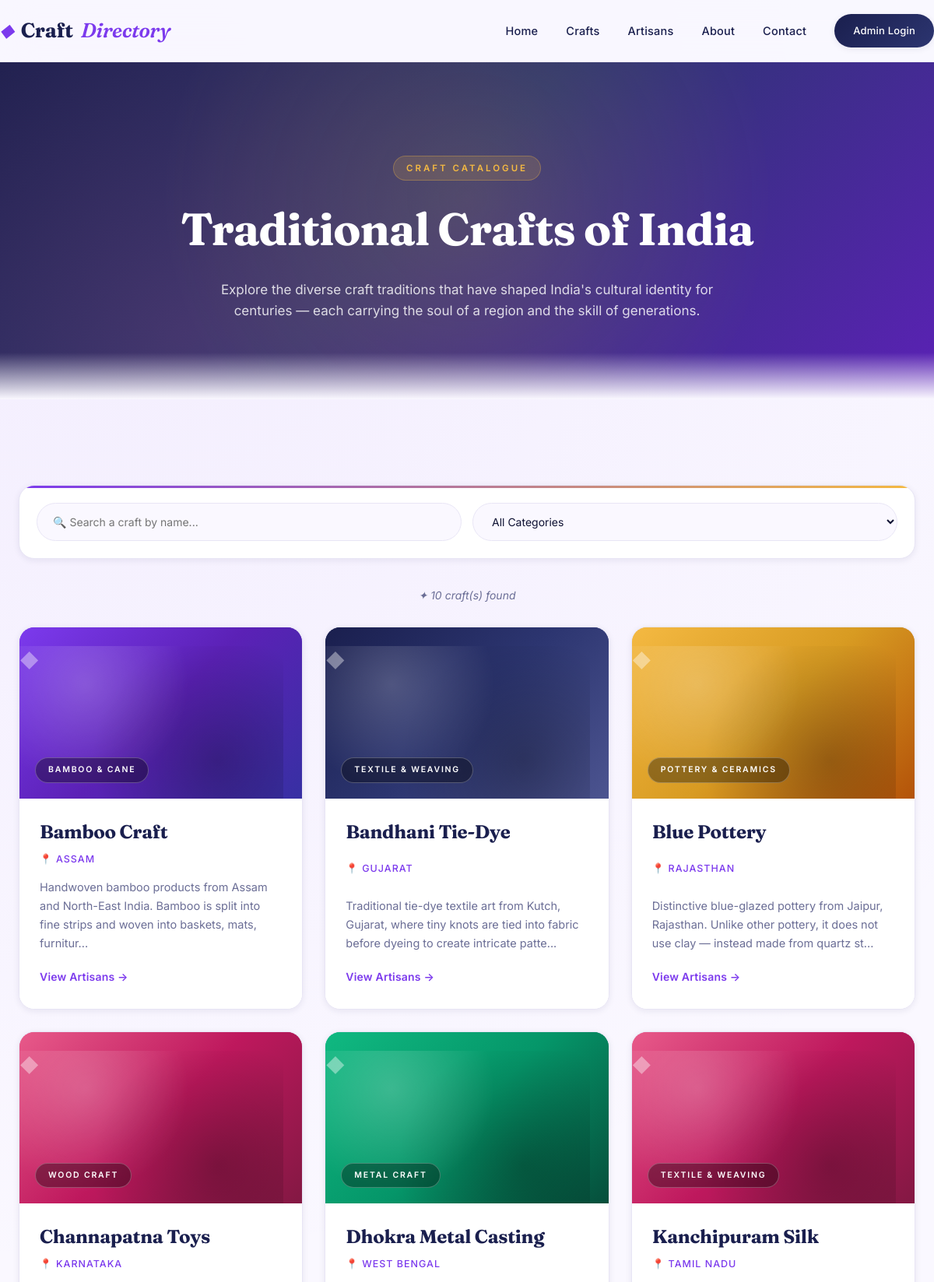
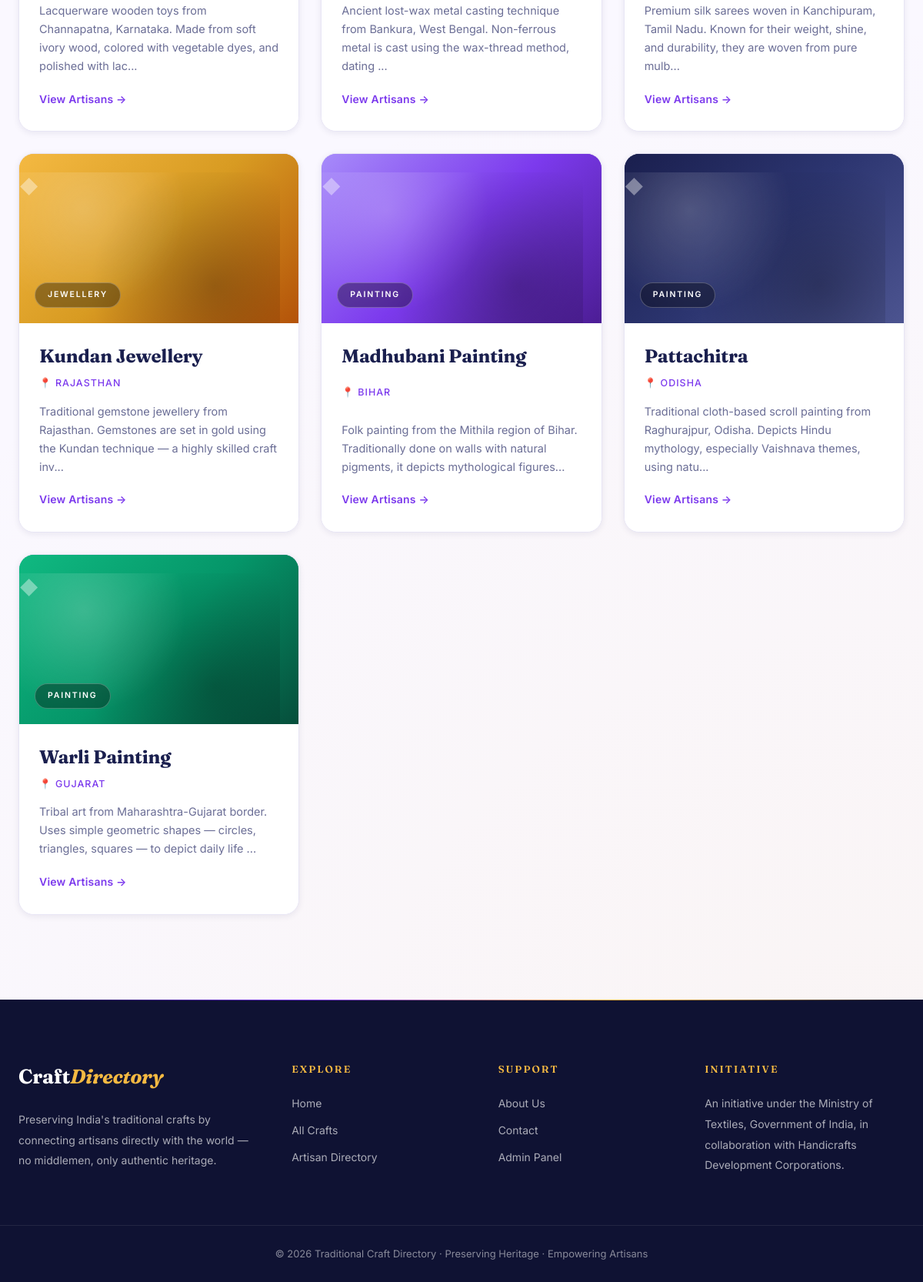
/crafts.php, run on the app's committed database (2 pictures, top to bottom).
### tables this page shows
CREATE TABLE crafts (
    id INT AUTO_INCREMENT PRIMARY KEY,
    craft_name VARCHAR(150) NOT NULL,
    category_id INT,
    region_id INT,
    description TEXT,
    image VARCHAR(255) DEFAULT NULL,
    created_at TIMESTAMP DEFAULT CURRENT_TIMESTAMP,
    FOREIGN KEY (category_id) REFERENCES categories(id) ON DELETE SET NULL,
    FOREIGN KEY (region_id) REFERENCES regions(id) ON DELETE SET NULL,
    INDEX idx_craft_category (category_id),
    INDEX idx_craft_region (region_id)
);

CREATE TABLE categories (
    id INT AUTO_INCREMENT PRIMARY KEY,
    category_name VARCHAR(100) NOT NULL,
    slug VARCHAR(120) NOT NULL UNIQUE
);

CREATE TABLE regions (
    id INT AUTO_INCREMENT PRIMARY KEY,
    state_name VARCHAR(100) NOT NULL,
    zone VARCHAR(50) NOT NULL,
    INDEX idx_zone (zone)
);

### crafts.php (the view, shortened to what this page needs)
<?php
include 'includes/db.php';
include 'includes/header.php';
$crafts = $conn->query("SELECT c.*, cat.category_name, r.state_name
                        FROM crafts c
                        LEFT JOIN categories cat ON c.category_id=cat.id
                        LEFT JOIN regions r ON c.region_id=r.id
                        ORDER BY c.craft_name");
?>
<section class="page-hero">
  <div class="container">
    <span class="eyebrow">Craft Catalogue</span>
    <h1>Traditional Crafts of India</h1>
    <p>Explore the diverse craft traditions that have shaped India's cultural identity for centuries — each carrying the soul of a region and the skill of generations.</p>
  </div>
</section>
<section class="section">
  <div class="container">
    <div class="filter-bar">
      <input type="text" id="craftSearch" placeholder="🔍 Search a craft by name...">
      <select id="categoryFilter">
        <option value="">All Categories</option>
      </select>
    </div>
    <p class="result-count" id="craftCount"></p>
    <div class="grid grid-3" id="craftGrid">
      <?php while($c = $crafts->fetch_assoc()): ?>
      <div class="card craft-card" data-category="<?= htmlspecialchars($c['category_name'] ?? '') ?>" data-name="<?= strtolower(htmlspecialchars($c['craft_name'])) ?>">
        <div class="card-img craft-gradient-<?= $c['id'] % 6 ?>">
          <span class="craft-badge"><?= htmlspecialchars($c['category_name'] ?? 'Craft') ?></span>
        </div>
        <div class="card-body">
          <h3><?= htmlspecialchars($c['craft_name']) ?></h3>
          <p class="region">📍 <?= htmlspecialchars($c['state_name'] ?? 'India') ?></p>
          <p><?= htmlspecialchars(substr($c['description'],0,130)) ?>...</p>
          <a href="artisans.php?craft=<?= $c['id'] ?>" class="link-arrow">View Artisans →</a>
        </div>
      </div>
      <?php endwhile; ?>
    </div>
  </div>
</section>
<?php include 'includes/footer.php'; ?>

### data on the page
crafts: category.category_name "BAMBOO & CANE", craft_name "Bamboo Craft", region.state_name "ASSAM", description "Handwoven bamboo products from Assam and North-East India. Bamboo is split into fine strips and woven into baskets, mats, furnitur"
crafts: category.category_name "TEXTILE & WEAVING", craft_name "Bandhani Tie-Dye", region.state_name "GUJARAT", description "Traditional tie-dye textile art from Kutch, Gujarat, where tiny knots are tied into fabric before dyeing to create intricate patte"
crafts: category.category_name "POTTERY & CERAMICS", craft_name "Blue Pottery", region.state_name "RAJASTHAN", description "Distinctive blue-glazed pottery from Jaipur, Rajasthan. Unlike other pottery, it does not use clay — instead made from quartz st"
crafts: category.category_name "WOOD CRAFT", craft_name "Channapatna Toys", region.state_name "KARNATAKA", description "Lacquerware wooden toys from Channapatna, Karnataka. Made from soft ivory wood, colored with vegetable dyes, and polished with lac"
crafts: category.category_name "METAL CRAFT", craft_name "Dhokra Metal Casting", region.state_name "WEST BENGAL", description "Ancient lost-wax metal casting technique from Bankura, West Bengal. Non-ferrous metal is cast using the wax-thread method, dating"
crafts: category.category_name "TEXTILE & WEAVING", craft_name "Kanchipuram Silk", region.state_name "TAMIL NADU", description "Premium silk sarees woven in Kanchipuram, Tamil Nadu. Known for their weight, shine, and durability, they are woven from pure mulb"
crafts: category.category_name "JEWELLERY", craft_name "Kundan Jewellery", region.state_name "RAJASTHAN", description "Traditional gemstone jewellery from Rajasthan. Gemstones are set in gold using the Kundan technique — a highly skilled craft inv"
crafts: category.category_name "PAINTING", craft_name "Madhubani Painting", region.state_name "BIHAR", description "Folk painting from the Mithila region of Bihar. Traditionally done on walls with natural pigments, it depicts mythological figures"
crafts: category.category_name "PAINTING", craft_name "Pattachitra", region.state_name "ODISHA", description "Traditional cloth-based scroll painting from Raghurajpur, Odisha. Depicts Hindu mythology, especially Vaishnava themes, using natu"
crafts: category.category_name "PAINTING", craft_name "Warli Painting", region.state_name "GUJARAT", description "Tribal art from Maharashtra-Gujarat border. Uses simple geometric shapes — circles, triangles, squares — to depict daily life"
